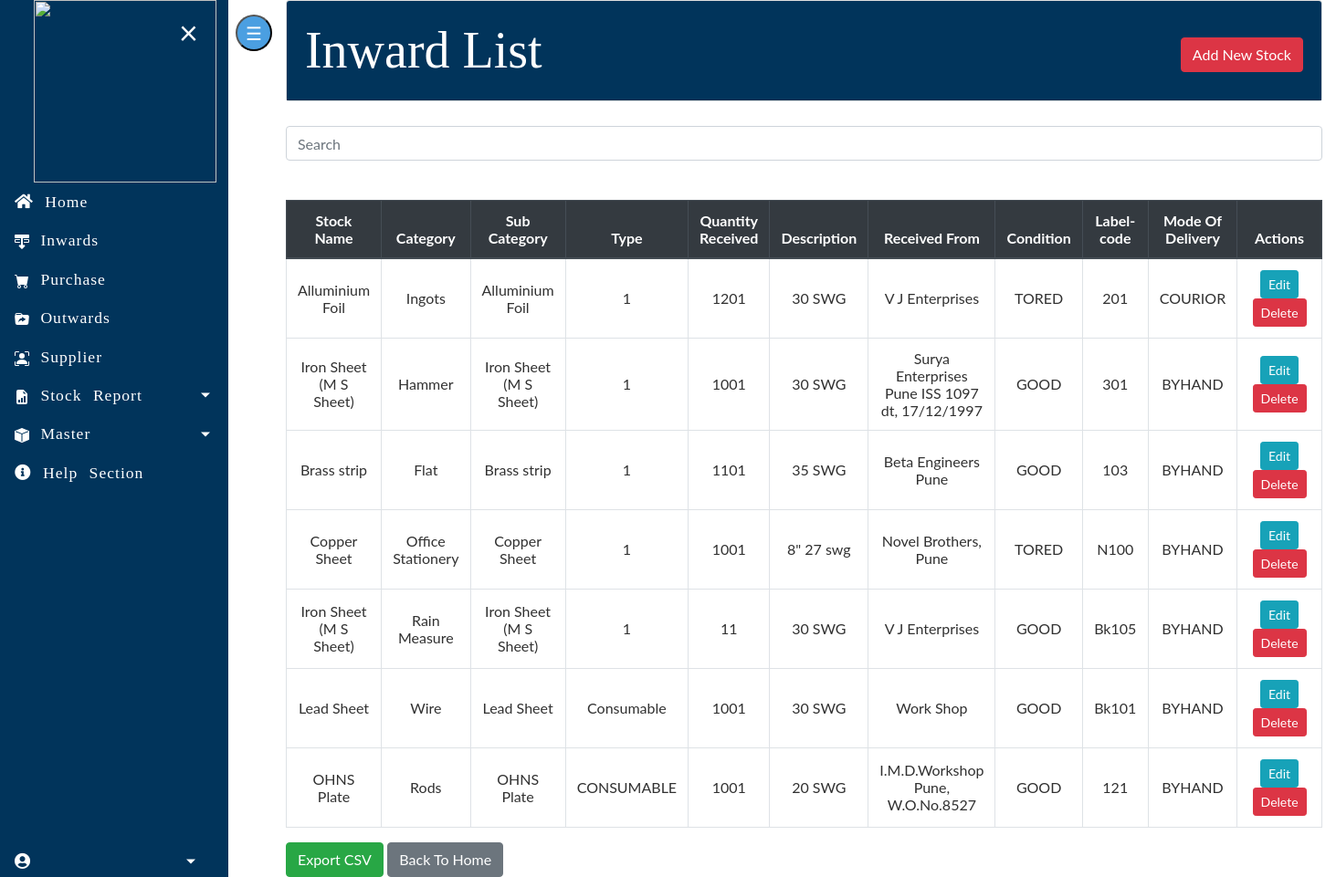
/inventory/, run on an earlier commit of the app's database.
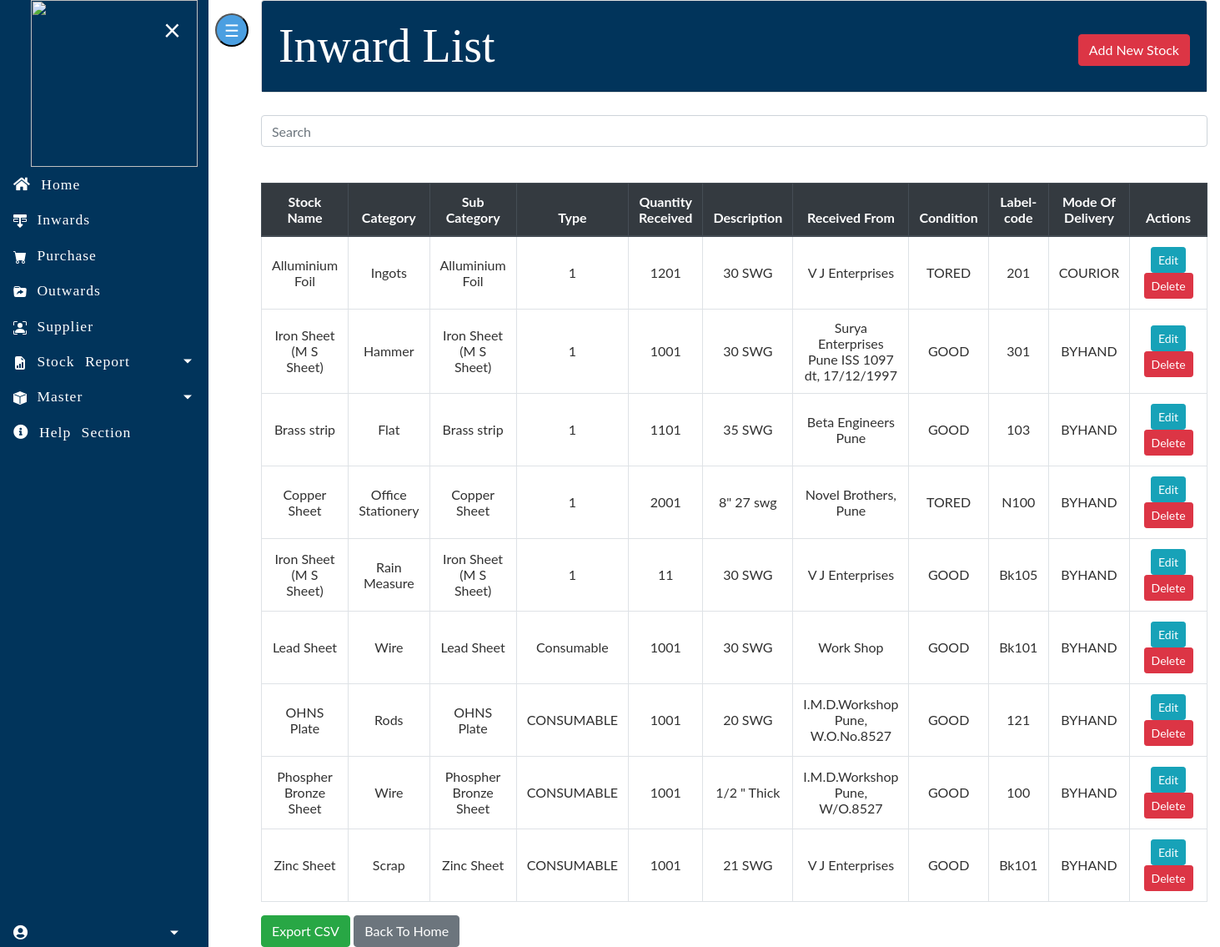
And on a later commit of the database.
### imdapp/models.py (models this page shows, shortened)
class Stock(models.Model):
    STATUS_CHOICE = [
        ('CONSUMABLE', 'CONSUMABLE'),
        ('NON-COMSUMABLE', 'NON-COMSUMABLE'),
    ]
    STATUS_UNIT = [
        ('Mtr', 'Mtr'),
        ('Cm', 'Cm'),
        ('mm', 'mm'),
        ('Kg', 'Kg'),
        ('gm', 'gm'),
        ('Ltr', 'Ltr'),
        ('SqMtr', 'SqMtr'),
        ('SqCm', 'SqCm'),
        ('CuM', 'CuM'),
        ('Ream', 'Ream'),
        ('Doz', 'Doz'),
        ('Pkts', 'Pkts'),
        ('Pairs', 'Pairs'),
        ('Rolls', 'Rolls'),
        ]
    CONDITION = [
        ('GOOD', 'GOOD'),
        ('TORED', 'TORED'),
        ('DAMAGED', 'DAMAGED'),
    ]
    MODE_OF_DELEVERY = [
        ('BYHAND', 'BYHAND'),
        ('COURIOR', 'COURIOR'),
        ('OTHER', 'OTHER'),
    ]
    category=models.ForeignKey(Category,on_delete=models.CASCADE)
    subcategory=models.ForeignKey(Subcategory,on_delete=models.CASCADE)
    description=models.ForeignKey(Description,on_delete=models.CASCADE)
    name=models.ForeignKey(Supp,on_delete=models.CASCADE)
    type=models.CharField(max_length=50, choices=STATUS_CHOICE)
    unit=models.CharField(max_length=50,choices=STATUS_UNIT)
    id = models.AutoField(primary_key=True)
    quantity = models.IntegerField(default=1)
    Mode_of_delivery = models.CharField(max_length=50, choices=MODE_OF_DELEVERY)  # received by
    label_code = models.CharField(max_length=20, default="")
    condition = models.CharField(max_length=50, choices=CONDITION)
    is_deleted = models.BooleanField(default=False)

class Subcategory(models.Model):
    id=models.IntegerField(primary_key=True)
    subcategory=models.CharField(max_length=255)
    is_consumable=models.BooleanField(default=False)
    def __str__(self):
        return self.subcategory
    class Meta:
        db_table='Subcategory'

class Category(models.Model):
    id=models.IntegerField(primary_key=True)
    category=models.CharField(max_length=255)
    subcategory=models.CharField(max_length=255)
    description=models.TextField(max_length=255)
    is_deleted=models.BooleanField(default=False)
    def __str__(self):
        return self.category
    class Meta:
        db_table='Category'

class Description(models.Model):
    id=models.IntegerField(primary_key=True)
    description=models.CharField(max_length=255)
    def __str__(self):
        return self.description
    class Meta:
        db_table='Description'

class Supp(models.Model):
    id=models.IntegerField(primary_key=True)
    name=models.CharField(max_length=255)
    def __str__(self):
        return self.name
    class Meta:
        db_table='Supp'

### imdapp/views.py (the view)
# urls.py: path('', views.StockListView.as_view(), name='inventory'),
class StockListView(FilterView):
    filterset_class = StockFilter
    queryset = Stock.objects.filter(is_deleted=False)
    template_name = 'inventory/inventory.html'
    paginate_by = 10

### imdapp/templates/inventory/inventory.html (shortened to what this page needs)
{% extends "base.html" %}
{% load widget_tweaks %}
{% block content %}
    <div class="card text-left">
          <div class="card-header" style="background-color:#01345B">
            <div class="row" style="color: white; font-style: bold; font-size: 3.5rem">
            <div class="col-md-8" style="font-family: 'Alkalami'" >Inward List</div>
            <div class="col-md-4">
                <div style="float:right; margin-top:8%"> <a class="btn btn-danger" href="{% url 'new-stock' %}">Add New Stock</a> </div>
            </div>
            </div>
          </div>
    </div>
    <div style="border-bottom: 1px solid white;"></div>
    <br>
    <div class="form-group">
        <input id="myInput" type="text" class="search form-control"  placeholder="Search">
    </div>
    <table class="table table-css table-bordered table-hover" id="myTable" onkeyup="myFunction()">
        <br>
        <thead class="thead-dark align-middle">
            <tr>
                <th width="8%">Stock Name</th>
                <th width="9%">Category</th>
                <th width="8%">Sub Category</th>
                <th width="8%">Type</th>
                <th width="5%">Quantity Received</th>
                <th width="5%">Description</th>
                <th width="5%">Received From</th>
                <th width="5%">Condition</th>
                <th width="8%">Label-code</th>
                <th width="5%">Mode Of Delivery</th>
                <th width="25%">Actions</th>
            </tr>
        </thead>
{% if object_list %}
        <tbody>
            {% for stock in object_list %}
        <tr>
                    <td class="align-middle">{{ stock.subcategory }}</td>
                    <td class="align-middle">{{ stock.category }}</td>
                    <td class="align-middle">{{ stock.subcategory }}</td>
                    <td class="align-middle">{{ stock.type }}</td>
                    <td class="align-middle">{{ stock.quantity }}{{stock.unit}}</td>
                    <td class="align-middle">{{ stock.description }}</td>
                    <td class="align-middle">{{ stock.name }}</td>
                    <td class="align-middle">{{ stock.condition }}</td>
                    <td class="align-middle">{{ stock.label_code }}</td>
                    <td class="align-middle">{{ stock.Mode_of_delivery }}</td>
                    <td class="align-middle">
                        <a href="{% url 'edit-stock' stock.pk %}" class="btn btn-info btn-sm">Edit</a>
                        <a href="{% url 'delete-stock' stock.pk %}" class="btn btn-danger btn-sm"> Delete</a>
                    </td>
                </tr>
            {% endfor %}
        </tbody>
    </table>
    <div>
        <a href="{% url 'stockre' %}" class="btn btn-success">Export CSV</a>
        <a href="{% url 'home' %}" class="btn btn-secondary">Back To Home</a>
    </div>
{% endif %}
{% endblock content %}

What changed in the data, as far as the page shows it:
changed Stock "Copper Sheet": quantity "100" → "200"
added Stock: subcategory "Phospher Bronze Sheet", category "Wire", type "CONSUMABLE", quantity "100", unit "1", description "1/2 \" Thick", name "I.M.D.Workshop Pune, W/O.8527", condition "GOOD", label_code "100", Mode_of_delivery "BYHAND"
added Stock: subcategory "Zinc Sheet", category "Scrap", type "CONSUMABLE", quantity "100", unit "1", description "21 SWG", name "V J Enterprises", condition "GOOD", label_code "Bk101", Mode_of_delivery "BYHAND"
